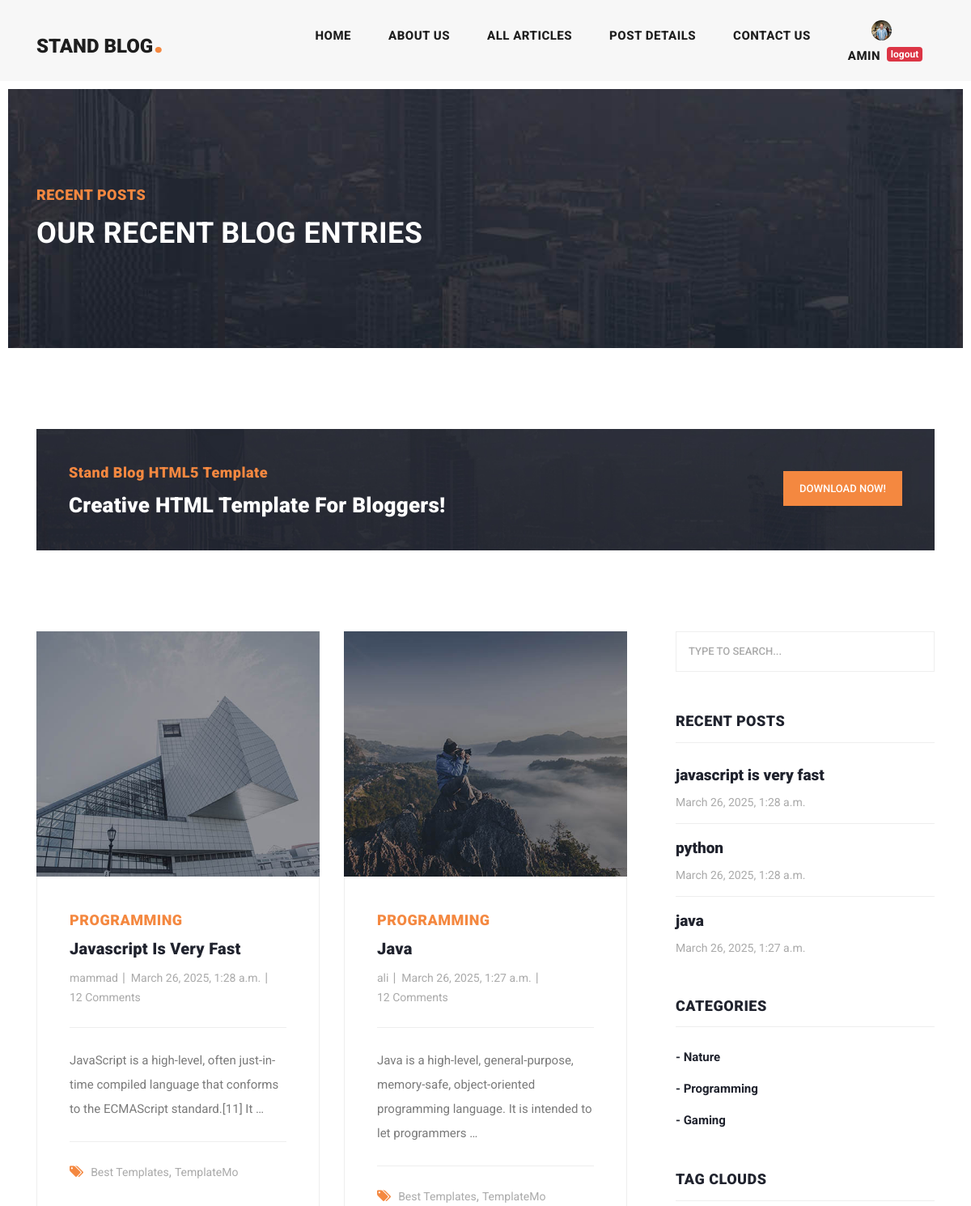
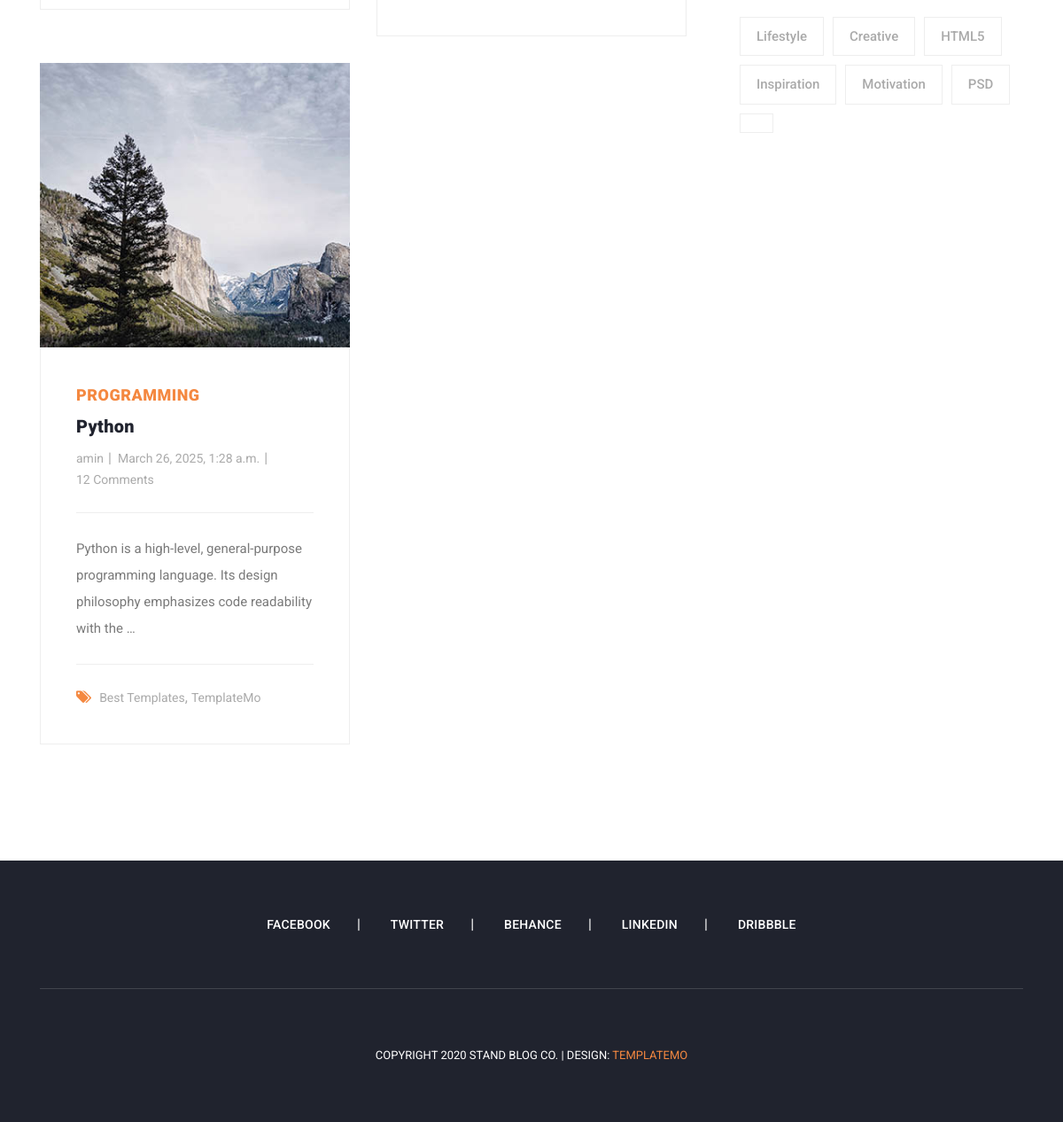
The app's page /articles/category/2 (signed in) with its own data (2 pictures, top to bottom).
### account/models.py (models this page shows, shortened)
class Profile(models.Model):
    user = models.OneToOneField(User, on_delete=models.CASCADE)
    fathers_name = models.CharField(max_length=20)
    nationcode = models.CharField(max_length=11)
    image = models.ImageField(upload_to='profile/images', null=True, blank=True)

### blog/models.py (models this page shows, shortened)
class Article(models.Model):
    author = models.ForeignKey(User , on_delete=models.SET_NULL, null=True , blank=True , related_name='articles')
    title = models.CharField(max_length=80)
    category = models.ManyToManyField(Category , related_name="articles")
    body = models.TextField()
    image = models.ImageField(upload_to='images/articles')
    created = models.DateTimeField(auto_now_add=True)
    updated = models.DateTimeField(auto_now=True)
    is_published = models.BooleanField(default=True)
    slug = models.SlugField(blank=True , unique=True)
    objects = models.Manager()
    class Meta:
        ordering = ('-updated','-created')
    def get_absolute_url(self):
        return reverse('blog:article_detail', kwargs={'slug': self.slug})

class Category(models.Model):
    title = models.CharField(max_length=100)
    created = models.DateTimeField(auto_now_add=True)
    def __str__(self):
        return self.title

### blog/views.py (the view)
# urls.py: path('category/<int:pk>', views.category_detail , name='category_detail'),
def category_detail(request , pk=None):
    category = get_object_or_404(Category, id=pk)
    articles = category.articles.all()
    return render(request , "blog/articles_list.html" , {'articles':articles})

### context_processors/context_processors.py (called while the page is built)
def recent_articles(request):
    recent_articles = Article.objects.order_by('-created')
    categories = Category.objects.all()
    return {'recent_articles': recent_articles , "categories": categories}

### blog/templates/blog/articles_list.html (shortened to what this page needs)
{% extends 'base.html' %}
{% load static %}
{% block content %}
    <div class="heading-page header-text">
      <section class="page-heading">
        <div class="container">
          <div class="row">
            <div class="col-lg-12">
              <div class="text-content">
                <h4>Recent Posts</h4>
                <h2>Our Recent Blog Entries</h2>
              </div>
            </div>
          </div>
        </div>
      </section>
    </div>
    <section class="call-to-action">
      <div class="container">
        <div class="row">
          <div class="col-lg-12">
            <div class="main-content">
              <div class="row">
                <div class="col-lg-8">
                  <span>Stand Blog HTML5 Template</span>
                  <h4>Creative HTML Template For Bloggers!</h4>
                </div>
                <div class="col-lg-4">
                  <div class="main-button">
                    <a href="https://templatemo.com/tm-551-stand-blog" target="_parent">Download Now!</a>
                  </div>
                </div>
              </div>
            </div>
          </div>
        </div>
      </div>
    </section>
    <section class="blog-posts grid-system">
      <div class="container">
        <div class="row">
          <div class="col-lg-8">
            <div class="all-blog-posts">
              <div class="row">
                  {% for article in articles %}
                      <div class="col-lg-6">
                  <div class="blog-post">
                    <div class="blog-thumb">
                      <img src="{{ article.image.url }}" alt="">
                    </div>
                    <div class="down-content">
                      <span>{{ article.category.all.first }}</span>
                      <a href="{{ article.get_absolute_url }}"><h4>{{ article.title }}</h4></a>
                      <ul class="post-info">
                        <li><a href="#">{{ article.author.username }}</a></li>
                        <li><a href="#">{{ article.created }}</a></li>
                        <li><a href="#">12 Comments</a></li>
                      </ul>
                        <p>{{ article.body|truncatewords:15 }}</p>
                      <div class="post-options">
                        <div class="row">
                          <div class="col-lg-12">
                            <ul class="post-tags">
                              <li><i class="fa fa-tags"></i></li>
                              <li><a href="#">Best Templates</a>,</li>
                              <li><a href="#">TemplateMo</a></li>
                            </ul>
                          </div>
                        </div>
                      </div>
                    </div>
                  </div>
                </div>
                  {% endfor %}
                <div class="col-lg-12">
                </div>
              </div>
            </div>
          </div>
        {% include 'includes/sidebar.html' %}
        </div>
      </div>
    </section>
{% endblock %}

### templates/includes/header.html (shortened to what this page needs)
{% load static %}
<header class="">
      <nav class="navbar navbar-expand-lg">
        <div class="container">
          <a class="navbar-brand" href="index.html"><h2>Stand Blog<em>.</em></h2></a>
          <div class="collapse navbar-collapse" id="navbarResponsive">
            <ul class="navbar-nav ml-auto">
              <li class="nav-item{% if request.resolver_match.url_name == 'home' %} active {% endif %}">
                <a class="nav-link" href="{% url 'home_app:home' %}">Home
                </a>
              </li>
              <li class="nav-item">
                <a class="nav-link" href="about.html">About Us</a>
              </li>
              <li class="nav-item {% if request.resolver_match.url_name == 'articles_list' %} active {% endif %} ">
                <a class="nav-link" href="{% url 'blog:articles_list' %}">All Articles</a>
              </li>
              <li class="nav-item">
                <a class="nav-link" href="post-details.html">Post Details</a>
              </li>
              <li class="nav-item">
                <a class="nav-link" href="{% url 'blog:contact_us' %}">Contact Us</a>
              </li>
              <li class="nav-item">
                  {% if request.user.is_authenticated %}
                      {% if user.profile.image %}
                          <span><img src="{{ user.profile.image.url }}" width="25px" height="25px" style="border-radius: 100%" alt=""></span>
                          {% else %}
                          <span><img src="{% static 'images/icons/index.jpg' %}" width="25px" height="25px" style="border-radius: 100%" alt=""></span>
                      {% endif %}
                      <div class="d-flex">
                          <a class="nav-link" href="">{{ request.user.username }}</a>
                      <a href={% url 'account:logout' %}><span class="badge badge-danger mt-2">logout</span></a>
                      </div>
                  {% else %}
                      <div class="d-flex" >
                      <a class="nav-link" href={% url 'account:login' %}>login</a> __
                      <a class="nav-link" href={% url 'account:register' %}>register</a>
                      </div>
                  {% endif %}
              </li>
            </ul>
          </div>
        </div>
      </nav>
    </header>

### templates/includes/sidebar.html
{% load static %}
<div class="col-lg-4">
            <div class="sidebar">
              <div class="row">
                <div class="col-lg-12">
                  <div class="sidebar-item search">
                    <form id="search_form" name="gs" method="GET" action="{% url 'blog:search_articles' %}">
                      <input type="text" name="q" class="searchText" placeholder="type to search..." autocomplete="on">
                    </form>
                  </div>
                </div>
                <div class="col-lg-12">
                  <div class="sidebar-item recent-posts">
                    <div class="sidebar-heading">
                      <h2>Recent Posts</h2>
                    </div>
                    <div class="content">
                      <ul>
                        {% for article in recent_articles %}
                            <li><a href="{{ article.get_absolute_url }}">
                              <h5>{{ article.title }}</h5>
                              <span>{{ article.created }}</span>
                        </a></li>
                        {% endfor %}
                      </ul>
                    </div>
                  </div>
                </div>
                <div class="col-lg-12">
                  <div class="sidebar-item categories">
                    <div class="sidebar-heading">
                      <h2>Categories</h2>
                    </div>
                    <div class="content">
                      <ul>
                          {% for category in categories %}
                              <li><a href="{% url 'blog:category_detail' category.id %}">- {{ category.title }}</a></li>
                          {% endfor %}
                      </ul>
                    </div>
                  </div>
                </div>
                <div class="col-lg-12">
                  <div class="sidebar-item tags">
                    <div class="sidebar-heading">
                      <h2>Tag Clouds</h2>
                    </div>
                    <div class="content">
                      <ul>
                        <li><a href="#">Lifestyle</a></li>
                        <li><a href="#">Creative</a></li>
                        <li><a href="#">HTML5</a></li>
                        <li><a href="#">Inspiration</a></li>
                        <li><a href="#">Motivation</a></li>
                        <li><a href="#">PSD</a></li>
                        <li><a href="#">{{ name }}</a></li>
                      </ul>
                    </div>
                  </div>
                </div>
              </div>
            </div>
          </div>

### records on screen
Article: image (picture), category.all.first "PROGRAMMING", title "Javascript Is Very Fast", author.username "mammad", created "March 26, 2025, 1:28 a.m.", body "JavaScript is a high-level, often just-in-time compiled language that conforms to the ECMAScript standard.[11] It …", title "javascript is very fast"
Article: image (picture), category.all.first "PROGRAMMING", title "Java", author.username "ali", created "March 26, 2025, 1:27 a.m.", body "Java is a high-level, general-purpose, memory-safe, object-oriented programming language. It is intended to let programmers …", title "java"
Article: image (picture), category.all.first "PROGRAMMING", title "Python", author.username "amin", created "March 26, 2025, 1:28 a.m.", body "Python is a high-level, general-purpose programming language. Its design philosophy emphasizes code readability with the …", title "python"
Category: title "Nature"
Category: title "Programming"
Category: title "Gaming"

### other values on screen
{{ request.user.username }} "AMIN"
